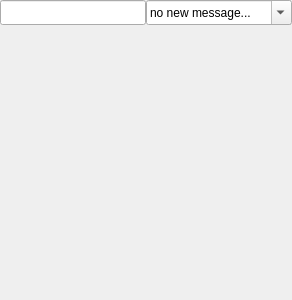
<?xml version="1.0" encoding="UTF-8"?>
<ui version="4.0">
 <class>ModuleC</class>
 <widget class="QFrame" name="ModuleC">
  <property name="geometry">
   <rect>
    <x>0</x>
    <y>0</y>
    <width>292</width>
    <height>300</height>
   </rect>
  </property>
  <property name="windowTitle">
   <string>Frame</string>
  </property>
  <layout class="QGridLayout" name="gridLayout" rowstretch="0,0" columnstretch="1,1">
   <property name="leftMargin">
    <number>0</number>
   </property>
   <property name="topMargin">
    <number>0</number>
   </property>
   <property name="rightMargin">
    <number>0</number>
   </property>
   <property name="bottomMargin">
    <number>0</number>
   </property>
   <property name="spacing">
    <number>0</number>
   </property>
   <item row="0" column="0">
    <widget class="QLineEdit" name="lineEdit_2">
     <property name="minimumSize">
      <size>
       <width>80</width>
       <height>25</height>
      </size>
     </property>
     <property name="maximumSize">
      <size>
       <width>16777215</width>
       <height>25</height>
      </size>
     </property>
     <property name="text">
      <string/>
     </property>
     <property name="frame">
      <bool>true</bool>
     </property>
     <property name="readOnly">
      <bool>true</bool>
     </property>
    </widget>
   </item>
   <item row="0" column="1">
    <widget class="QComboBox" name="comboBox">
     <property name="sizePolicy">
      <sizepolicy hsizetype="Minimum" vsizetype="Minimum">
       <horstretch>0</horstretch>
       <verstretch>0</verstretch>
      </sizepolicy>
     </property>
     <property name="minimumSize">
      <size>
       <width>80</width>
       <height>25</height>
      </size>
     </property>
     <property name="maximumSize">
      <size>
       <width>16777215</width>
       <height>25</height>
      </size>
     </property>
     <property name="layoutDirection">
      <enum>Qt::LeftToRight</enum>
     </property>
     <property name="editable">
      <bool>true</bool>
     </property>
     <property name="maxCount">
      <number>10</number>
     </property>
     <property name="insertPolicy">
      <enum>QComboBox::InsertAtTop</enum>
     </property>
     <property name="frame">
      <bool>true</bool>
     </property>
     <item>
      <property name="text">
       <string>no new message...</string>
      </property>
     </item>
    </widget>
   </item>
   <item row="1" column="0" colspan="2">
    <widget class="QScrollArea" name="scrollArea">
     <property name="sizePolicy">
      <sizepolicy hsizetype="Expanding" vsizetype="Expanding">
       <horstretch>0</horstretch>
       <verstretch>0</verstretch>
      </sizepolicy>
     </property>
     <property name="minimumSize">
      <size>
       <width>0</width>
       <height>0</height>
      </size>
     </property>
     <property name="maximumSize">
      <size>
       <width>16777215</width>
       <height>16777215</height>
      </size>
     </property>
     <property name="autoFillBackground">
      <bool>false</bool>
     </property>
     <property name="styleSheet">
      <string notr="true"/>
     </property>
     <property name="frameShape">
      <enum>QFrame::NoFrame</enum>
     </property>
     <property name="frameShadow">
      <enum>QFrame::Sunken</enum>
     </property>
     <property name="verticalScrollBarPolicy">
      <enum>Qt::ScrollBarAlwaysOff</enum>
     </property>
     <property name="horizontalScrollBarPolicy">
      <enum>Qt::ScrollBarAlwaysOff</enum>
     </property>
     <property name="widgetResizable">
      <bool>true</bool>
     </property>
     <widget class="QWidget" name="scrollAreaWidgetContents">
      <property name="geometry">
       <rect>
        <x>0</x>
        <y>0</y>
        <width>292</width>
        <height>275</height>
       </rect>
      </property>
      <layout class="QVBoxLayout" name="verticalLayout_10" stretch="1,9">
       <property name="spacing">
        <number>0</number>
       </property>
       <property name="leftMargin">
        <number>0</number>
       </property>
       <property name="topMargin">
        <number>0</number>
       </property>
       <property name="rightMargin">
        <number>0</number>
       </property>
       <property name="bottomMargin">
        <number>0</number>
       </property>
       <item>
        <layout class="QVBoxLayout" name="verticalLayout_9">
         <property name="spacing">
          <number>20</number>
         </property>
        </layout>
       </item>
       <item>
        <spacer name="verticalSpacer">
         <property name="orientation">
          <enum>Qt::Vertical</enum>
         </property>
         <property name="sizeHint" stdset="0">
          <size>
           <width>20</width>
           <height>40</height>
          </size>
         </property>
        </spacer>
       </item>
      </layout>
     </widget>
    </widget>
   </item>
  </layout>
 </widget>
 <resources/>
 <connections/>
</ui>
